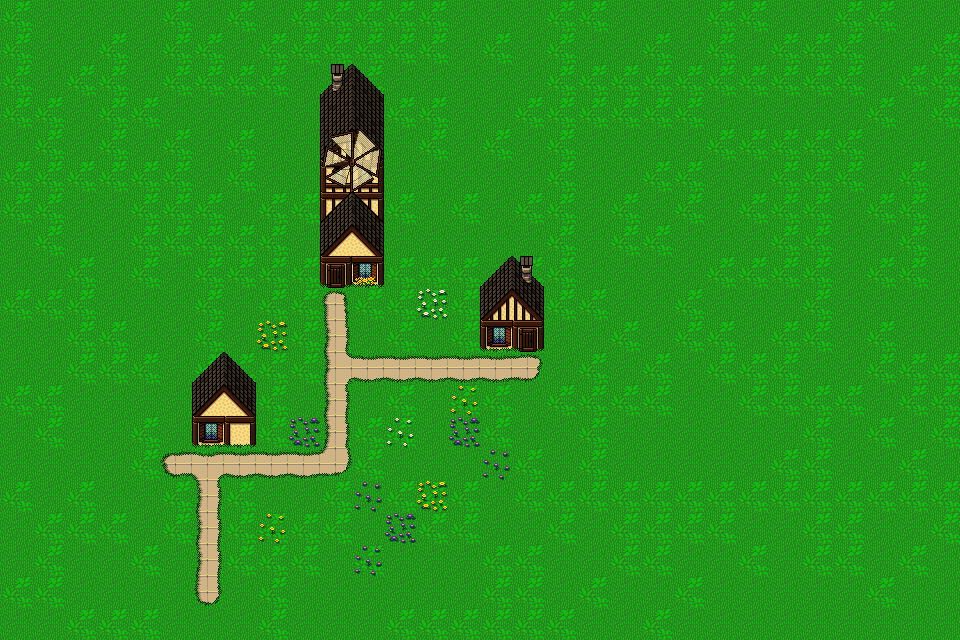

A 2D game scene composited from a Tiled map and its tileset images. What follows is a short description and the map's XML, with each tile layer's data collapsed to a summary:
An orthogonal 30x20 tile map with 32x32 px tiles, 6 tile layers (Ground, Buildings, Overgrowth, Entrances, ...) and 16 objects (Player).

<map version="1.10" tiledversion="1.11.2" orientation="orthogonal" renderorder="right-down" width="30" height="20" tilewidth="32" tileheight="32" infinite="0" nextlayerid="13" nextobjectid="29">
 <editorsettings>
  <export target="D:/Documents/python/brighton/test-python/game/map/city.tmx" format="tmx" />
 </editorsettings>
 <tileset firstgid="1" name="Slates v.2 [32x32px orthogonal tileset by Ivan Voirol]" tilewidth="32" tileheight="32" tilecount="1288" columns="56">
  <image source="Slates v.2 [32x32px orthogonal tileset by Ivan Voirol].png" width="1792" height="736" />
  <tile id="108">
   <animation>
    <frame tileid="108" duration="100" />
    <frame tileid="109" duration="100" />
    <frame tileid="110" duration="100" />
    <frame tileid="111" duration="100" />
   </animation>
  </tile>
  <tile id="646">
   <objectgroup draworder="index" id="2">
    <object id="1" x="0" y="0" width="32" height="32" />
   </objectgroup>
  </tile>
  <tile id="647">
   <objectgroup draworder="index" id="2">
    <object id="1" x="0" y="0" width="32" height="32" />
   </objectgroup>
  </tile>
  <tile id="664">
   <animation>
    <frame tileid="664" duration="100" />
    <frame tileid="832" duration="100" />
    <frame tileid="1000" duration="100" />
    <frame tileid="1168" duration="100" />
   </animation>
  </tile>
  <tile id="665">
   <animation>
    <frame tileid="665" duration="100" />
    <frame tileid="833" duration="100" />
    <frame tileid="1001" duration="100" />
    <frame tileid="1169" duration="100" />
   </animation>
  </tile>
  <tile id="666">
   <animation>
    <frame tileid="666" duration="100" />
    <frame tileid="778" duration="100" />
    <frame tileid="890" duration="100" />
    <frame tileid="1002" duration="100" />
   </animation>
  </tile>
  <tile id="667">
   <animation>
    <frame tileid="667" duration="100" />
    <frame tileid="779" duration="100" />
    <frame tileid="891" duration="100" />
    <frame tileid="1003" duration="100" />
   </animation>
  </tile>
  <tile id="720">
   <animation>
    <frame tileid="720" duration="100" />
    <frame tileid="888" duration="100" />
    <frame tileid="1056" duration="100" />
    <frame tileid="1224" duration="100" />
   </animation>
  </tile>
  <tile id="721">
   <animation>
    <frame tileid="721" duration="100" />
    <frame tileid="889" duration="100" />
    <frame tileid="1057" duration="100" />
    <frame tileid="1225" duration="100" />
   </animation>
  </tile>
  <tile id="722">
   <animation>
    <frame tileid="722" duration="100" />
    <frame tileid="834" duration="100" />
    <frame tileid="946" duration="100" />
    <frame tileid="1058" duration="100" />
   </animation>
  </tile>
  <tile id="723">
   <animation>
    <frame tileid="723" duration="100" />
    <frame tileid="835" duration="100" />
    <frame tileid="947" duration="100" />
    <frame tileid="1059" duration="100" />
   </animation>
  </tile>
  <tile id="744">
   <animation>
    <frame tileid="744" duration="100" />
    <frame tileid="745" duration="100" />
    <frame tileid="746" duration="100" />
    <frame tileid="747" duration="100" />
   </animation>
  </tile>
  <tile id="776">
   <animation>
    <frame tileid="776" duration="100" />
    <frame tileid="944" duration="100" />
    <frame tileid="1112" duration="100" />
    <frame tileid="1280" duration="100" />
   </animation>
  </tile>
  <tile id="777">
   <animation>
    <frame tileid="777" duration="100" />
    <frame tileid="945" duration="100" />
    <frame tileid="1113" duration="100" />
    <frame tileid="1281" duration="100" />
   </animation>
  </tile>
  <tile id="868">
   <objectgroup draworder="index" id="2">
    <object id="1" x="0" y="0" width="32" height="32" />
   </objectgroup>
  </tile>
  <tile id="870">
   <objectgroup draworder="index" id="2">
    <object id="1" x="0" y="0" width="32" height="32" />
   </objectgroup>
  </tile>
  <tile id="874">
   <objectgroup draworder="index" id="2">
    <object id="1" x="0" y="0" width="32" height="32" />
   </objectgroup>
  </tile>
  <tile id="875">
   <objectgroup draworder="index" id="2">
    <object id="1" x="0" y="0" width="32" height="32" />
   </objectgroup>
  </tile>
  <tile id="924">
   <objectgroup draworder="index" id="2">
    <object id="1" x="0" y="0" width="32" height="32" />
   </objectgroup>
  </tile>
  <tile id="1037">
   <objectgroup draworder="index" id="2">
    <object id="1" x="0" y="0" width="32" height="32" />
   </objectgroup>
  </tile>
  <tile id="1038">
   <objectgroup draworder="index" id="2">
    <object id="1" x="0" y="0" width="32" height="32" />
   </objectgroup>
  </tile>
  <tile id="1039">
   <objectgroup draworder="index" id="2">
    <object id="1" x="0" y="0" width="32" height="32" />
   </objectgroup>
  </tile>
  <tile id="1092">
   <objectgroup draworder="index" id="2">
    <object id="1" x="0" y="0" width="32" height="32" />
   </objectgroup>
  </tile>
  <tile id="1093">
   <objectgroup draworder="index" id="2">
    <object id="1" x="0" y="-0.75" width="32" height="32" />
    <object id="2" x="0" y="0" width="32" height="32" />
   </objectgroup>
  </tile>
  <tile id="1094">
   <objectgroup draworder="index" id="2">
    <object id="1" x="0" y="0" width="32" height="32" />
   </objectgroup>
  </tile>
  <tile id="1095">
   <objectgroup draworder="index" id="2">
    <object id="1" x="0" y="0" width="32" height="32" />
   </objectgroup>
  </tile>
  <tile id="1212">
   <animation>
    <frame tileid="1212" duration="100" />
    <frame tileid="1213" duration="100" />
    <frame tileid="1214" duration="100" />
   </animation>
  </tile>
 </tileset>
 <layer id="1" name="Ground" width="30" height="20">
  <data>[600 cells, 600 non-empty, 3 distinct tile ids]</data>
 </layer>
 <layer id="2" name="Buildings" width="30" height="20">
  <data>[600 cells, 6 non-empty, 3 distinct tile ids]</data>
 </layer>
 <layer id="5" name="Overgrowth" width="30" height="20">
  <data>[600 cells, 39 non-empty, 16 distinct tile ids]</data>
 </layer>
 <layer id="3" name="Entrances" width="30" height="20">
  <data>[600 cells, 2 non-empty, 1 distinct tile ids]</data>
 </layer>
 <objectgroup id="8" name="Spawn Point">
  <object id="14" name="Player" x="320" y="320" width="32" height="32" />
 </objectgroup>
 <layer id="9" name="Roof" width="30" height="20">
  <data>[600 cells, 20 non-empty, 14 distinct tile ids]</data>
 </layer>
 <layer id="4" name="Windmill" width="30" height="20">
  <data>[600 cells, 4 non-empty, 4 distinct tile ids]</data>
 </layer>
</map>
